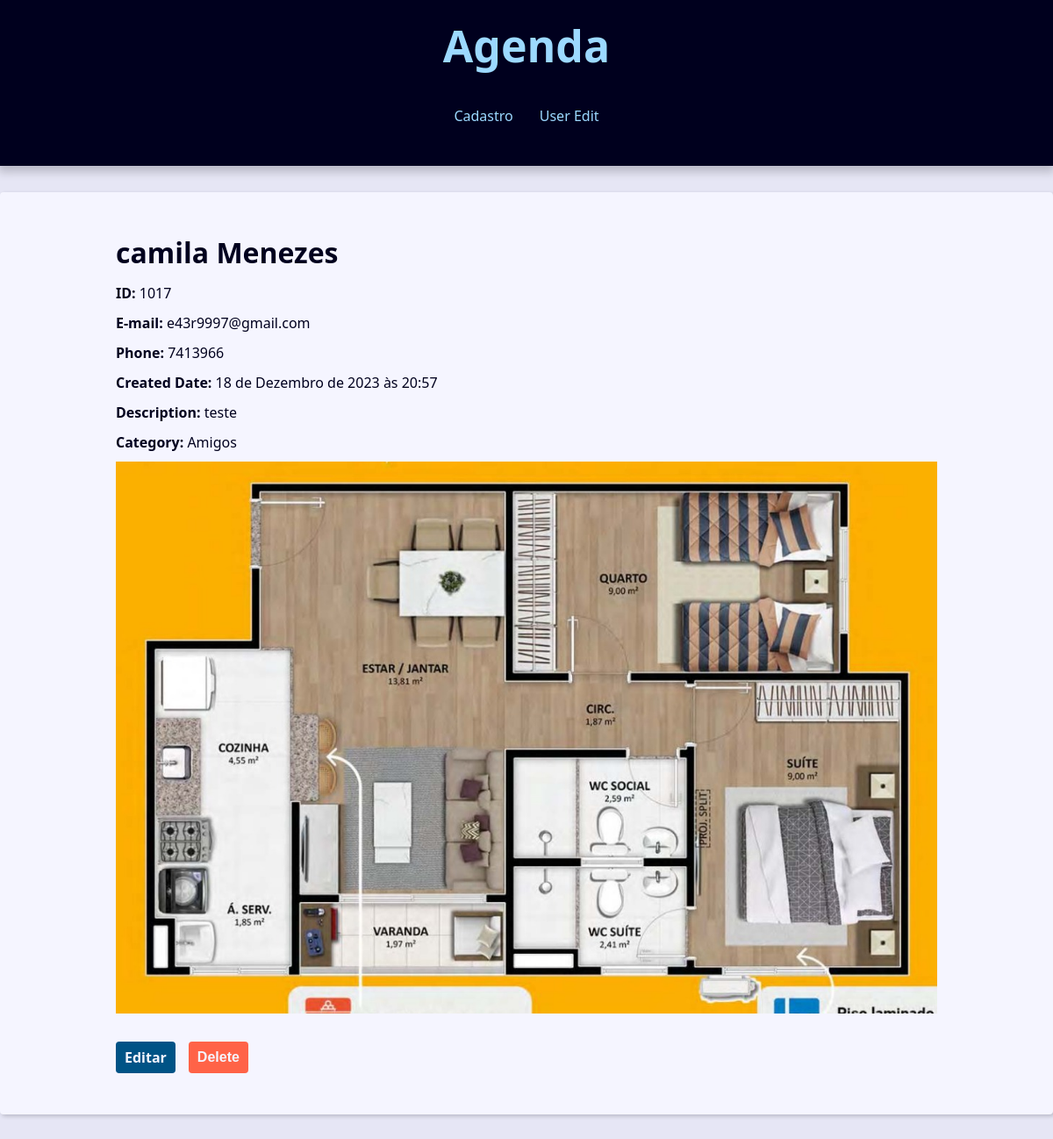
The app's page /contact/1017/ with its own data.
### contact/models.py (models this page shows, shortened)
class Contact(models.Model):
    first_name = models.CharField(max_length=50)
    last_name = models.CharField(max_length=50, blank=True)
    phone = models.CharField(max_length=50)
    email = models.EmailField(max_length=254, blank=True)
    created_date = models.DateTimeField(default=timezone.now)
    description = models.TextField(blank=True)
    show = models.BooleanField(default=True)
    picture = models.ImageField(blank=True, upload_to='pictures/%Y/%M/%D/')
    category = models.ForeignKey(Category, on_delete=models.SET_NULL, null=True, blank=True)
    owner = models.ForeignKey(User, on_delete=models.SET_NULL, null=True, blank=True)

class Category(models.Model):
    name = models.CharField(max_length=50, blank= True)

### contact/views/contact_views.py (the view)
# urls.py: path('contact/<int:contact_id>/', views.contact, name='contact'),
def contact(request, contact_id):
    single_contact = get_object_or_404(
        Contact, pk=contact_id,
        show=True
        )
    site_title = f'{single_contact.first_name} {single_contact.last_name}'
    context={
        'contact': single_contact,
        'site_title':site_title
    }
    return render(
        request,
        'contact/contact.html',
        context
    )

### contact/templates/contact/contact.html (shortened to what this page needs)
{%extends 'global/base.html'%}
{% block content %}
    <div class="single-contact">
        <h1 class="single-contact-name">
            {{ contact.first_name }} {{ contact.last_name }}
        </h1>
        <p><b>ID:</b> {{ contact.id }}</p>
        <p><b>E-mail:</b> {{ contact.email }}</p>
        <p><b>Phone:</b> {{ contact.phone }}</p>
        <p><b>Created Date:</b> {{ contact.created_date }}</p>
        <p><b>Description:</b> {{ contact.description }}</p>
        <p><b>Category:</b> {{ contact.category.name }}</p>
        {% if contact.picture %}
        <p>
            <img src="{{contact.picture.url}}" alt="{{ contact.first_name}} {{ contact.last_name }}" />
        </p>
        {% endif %}
        <div class="contact-links">
            <a class="btn btn-link" href="{% url "contact:update" contact.id %}" > Editar</a>
            <form action="{% url "contact:delete" contact.id %}" method="POST">
                {% if confirmation == 'no' %}
                    <input type="hidden" name="confirmation" value="yes">
                    <button class="btn btn-link btn-delete" type="submit"> Confimar? </button>
                {% else %}
                    <button class="btn btn-link btn-delete" type="submit"> Delete </button>
                {% endif %}
            </form>
        </div>
    </div>
{%endblock content%}

### base_static/global/css/style.css (style rules this page uses)
:root { --spacing: 1.5rem; --link-dark-color: rgb(0, 83, 134); --link-light-color: rgb(156, 217, 255); --clr-white: rgb(245, 245, 255); --clr-black: rgb(0, 0, 30); --clr-light-gray: rgb(230, 230, 245); --clr-dark-shadow-5: rgba(0, 0, 10, 5%); --clr-dark-shadow-10: rgba(0, 0, 10, 10%); --clr-dark-shadow-20: rgba(0, 0, 10, 20%); --clr-light-shadow-5: rgba(200, 200, 255, 5%); --clr-light-shadow-10: rgba(200, 200, 255, 10%); --clr-light-shadow-20: rgba(200, 200, 255, 20%); --main-page-width: 120rem; --table-min-width: 60rem; --biggest-font-size: 5rem; --bigger-font-size: 4rem; --big-font-size: 3.2rem; --medium-font-size: 2.4rem; --small-font-size: 1.6rem; --smaller-font-size: 1.4rem; --smallest-font-size: 1.2rem; --transition-fast: 300ms; --transition-medium: 600ms; --transition-slow: 1s; --default-border-radius: 4px; }
*, *::before, *::after { margin: 0; padding: 0; box-sizing: border-box; }
html { font-size: 62.5%; }
body { font-family: system-ui, -apple-system, BlinkMacSystemFont, 'Segoe UI', Roboto, Oxygen, Ubuntu, Cantarell, 'Open Sans', 'Helvetica Neue', sans-serif; line-height: 1.5; font-size: var(--small-font-size); color: var(--clr-black); -webkit-font-smoothing: antialiased; background: var(--clr-light-gray); }
img, svg { display: block; max-width: 100%; }
@media (min-width: 600px) { .single-contact { max-width: 80%; margin: calc(var(--spacing) * 2) auto; } }
.single-contact h1 { margin: 1rem 0; }
.single-contact p { margin: 1rem 0; }
.btn { background-color: var(--link-dark-color); color: var(--clr-white); font-weight: bold; border: none; padding: 1rem 2rem; border-radius: var(--default-border-radius); cursor: pointer; transition: filter var(--transition-fast) ease-in-out; }
.contact-links { margin-block: calc(var(--small-font-size) * 2); display: flex; align-items: center; gap: 0 var(--spacing); }
.btn-link { font-size: var(--small-font-size); text-decoration: none; font-weight: bold; padding: 1rem; display: block; line-height: var(--small-font-size); }
.btn-delete { background: tomato; }

### records on screen
Contact: first_name "camila", last_name "Menezes", id "1017", email "e43r9997@gmail.com", phone "7413966", created_date "18 de Dezembro de 2023 às 20:57", description "teste", category.name "Amigos", picture (picture)
